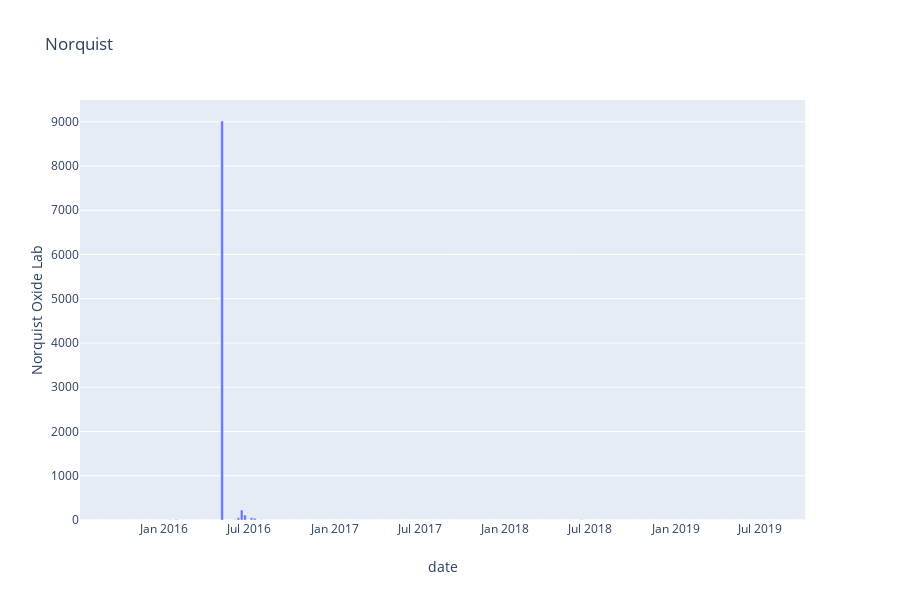

The notebook cell saved with this chart:
### Code cell
fig = px.bar(df,
             x = "date", 
             y = "Norquist Oxide Lab",
             title='Norquist')
fig.show()

### Figure 1 — Plotly figure (JSON) as saved in the notebook; plotly's stock layout.template omitted (floating-point values rounded to 4 significant figures; data arrays with more than 128 entries replaced by an {"elided": "..."} marker saying what was removed)
{"data": [{"alignmentgroup": "True", "hoverlabel": {"namelength": 0}, "hovertemplate": "date=%{x}<br>Norquist Oxide Lab=%{y}", "legendgroup": "", "marker": {"color": "#636efa"}, "name": "", "offsetgroup": "", "orientation": "v", "showlegend": false, "textposition": "auto", "type": "bar", "x": {"elided": "222 str values"}, "xaxis": "x", "y": {"elided": "222 int values"}, "yaxis": "y"}], "layout": {"barmode": "relative", "height": 600, "legend": {"tracegroupgap": 0}, "title": {"text": "Norquist"}, "xaxis": {"anchor": "y", "domain": [0, 0.98], "title": {"text": "date"}}, "yaxis": {"anchor": "x", "domain": [0, 1], "title": {"text": "Norquist Oxide Lab"}}}}
